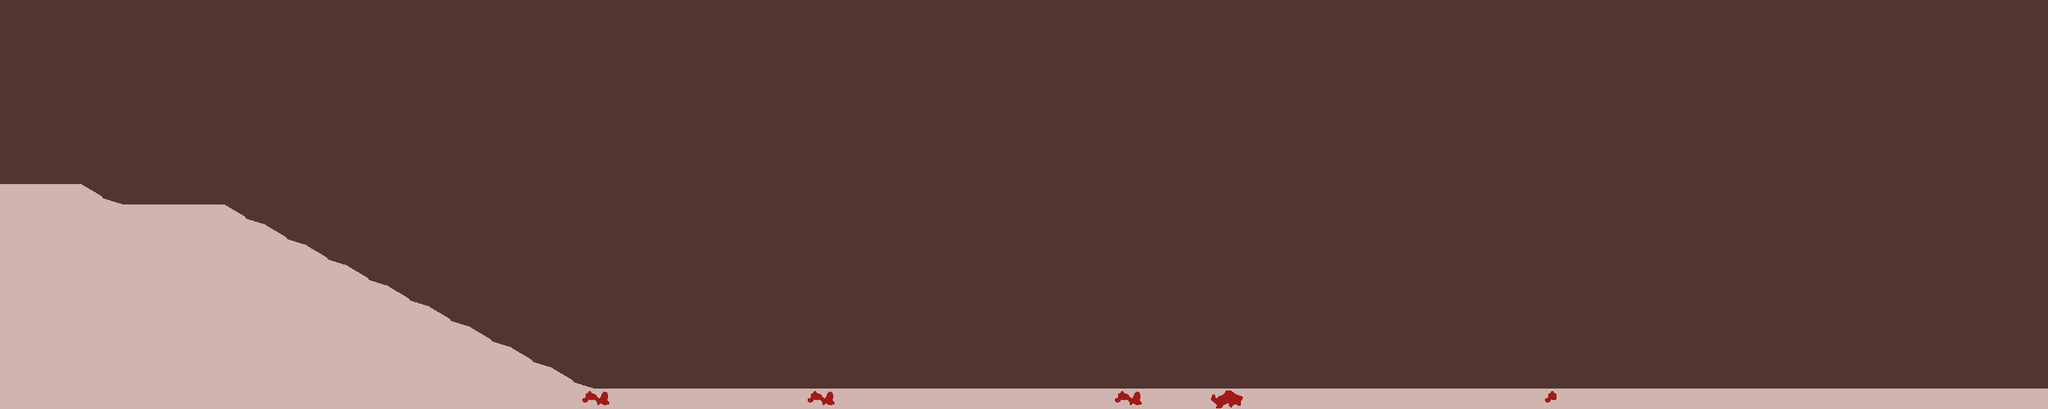

Rendered tile map (Tiled .tmx) drawn with the repository's tilesets; below, a short description and the map source with its tile grids summarised:
An orthogonal 100x20 tile map with 32x32 px tiles, 2 tile layers (platformLayer, pausedLayer), 2 tilesets and 8 objects (floor, playerStart, intro1, intro3, intro4, ...).

<map version="1.0" orientation="orthogonal" renderorder="right-down" width="100" height="20" tilewidth="32" tileheight="32" nextobjectid="17">
 <tileset firstgid="1" name="tileset3" tilewidth="32" tileheight="32" tilecount="42" columns="6">
  <image source="../images/tileset3.png" width="192" height="224" />
 </tileset>
 <tileset firstgid="43" name="tileset2" tilewidth="32" tileheight="32" tilecount="60" columns="6">
  <image source="../images/tileset2.png" width="192" height="320" />
 </tileset>
 <layer name="platformLayer" width="100" height="20">
  <data>[2000 cells, 2000 non-empty, 8 distinct tile ids]</data>
 </layer>
 <objectgroup name="collision">
  <object id="11" name="floor" x="-1" y="290">
   <properties>
    <property name="type" value="floor" />
   </properties>
   <polyline points="0,0 129,0 192,32 352,31 926,319 3201,319 3201,350 2,351 -2,1" />
  </object>
 </objectgroup>
 <layer name="pausedLayer" width="100" height="20" opacity="0.33">
  <data>[2000 cells, 2000 non-empty, 1 distinct tile ids]</data>
 </layer>
 <objectgroup name="objectsLayer">
  <object id="1" name="playerStart" gid="1" x="50.5738" y="280.848" width="32" height="32">
   <properties>
    <property name="type" value="playerStart" />
   </properties>
  </object>
  <object id="2" name="intro1" gid="1" x="298.31" y="314" width="32" height="32">
   <properties>
    <property name="type" value="intro1" />
   </properties>
  </object>
  <object id="4" name="intro3" gid="1" x="946.82" y="596.682" width="32" height="32">
   <properties>
    <property name="type" value="intro3" />
   </properties>
  </object>
  <object id="5" name="intro4" gid="1" x="1990.89" y="587.625" width="32" height="32">
   <properties>
    <property name="type" value="intro4" />
   </properties>
  </object>
  <object id="6" name="playerGoal" gid="1" x="3105.64" y="640.682" width="32" height="32">
   <properties>
    <property name="type" value="playerGoal" />
   </properties>
  </object>
  <object id="14" name="robotStart" gid="1" x="1492.45" y="554.211" width="32" height="32">
   <properties>
    <property name="type" value="r" />
   </properties>
  </object>
  <object id="15" name="droneStart" gid="1" x="2579.33" y="56.134" width="32" height="32">
   <properties>
    <property name="type" value="d" />
   </properties>
  </object>
 </objectgroup>
</map>
